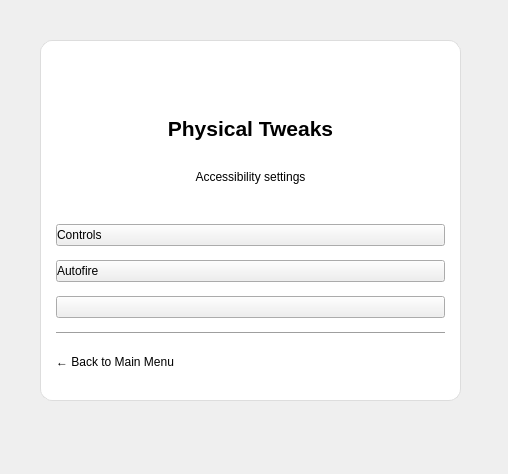
<?xml version="1.0" encoding="UTF-8"?>
<ui version="4.0">
 <class>PhysMenu</class>
 <widget class="QWidget" name="PhysMenu">
  <property name="geometry">
   <rect>
    <x>0</x>
    <y>0</y>
    <width>508</width>
    <height>474</height>
   </rect>
  </property>
  <property name="windowTitle">
   <string>Form</string>
  </property>
  <widget class="QWidget" name="verticalLayoutWidget">
   <property name="geometry">
    <rect>
     <x>40</x>
     <y>40</y>
     <width>421</width>
     <height>361</height>
    </rect>
   </property>
   <layout class="QVBoxLayout" name="verticalLayout">
    <item>
     <widget class="QFrame" name="frameCard">
      <property name="styleSheet">
       <string notr="true">#frameCard {
  background: white;
  border: 1px solid #ddd;
  border-radius: 12px;
}
</string>
      </property>
      <property name="frameShape">
       <enum>QFrame::StyledPanel</enum>
      </property>
      <property name="frameShadow">
       <enum>QFrame::Raised</enum>
      </property>
      <widget class="QWidget" name="verticalLayoutWidget_2">
       <property name="geometry">
        <rect>
         <x>0</x>
         <y>0</y>
         <width>421</width>
         <height>361</height>
        </rect>
       </property>
       <layout class="QVBoxLayout" name="verticalLayout_2">
        <property name="spacing">
         <number>8</number>
        </property>
        <property name="leftMargin">
         <number>16</number>
        </property>
        <property name="topMargin">
         <number>16</number>
        </property>
        <property name="rightMargin">
         <number>16</number>
        </property>
        <property name="bottomMargin">
         <number>16</number>
        </property>
        <item alignment="Qt::AlignHCenter">
         <widget class="QLabel" name="iconLabel">
          <property name="minimumSize">
           <size>
            <width>40</width>
            <height>40</height>
           </size>
          </property>
          <property name="maximumSize">
           <size>
            <width>40</width>
            <height>40</height>
           </size>
          </property>
          <property name="styleSheet">
           <string notr="true"/>
          </property>
          <property name="text">
           <string/>
          </property>
          <property name="pixmap">
           <pixmap>:Images/physicaldisability.png</pixmap>
          </property>
          <property name="scaledContents">
           <bool>true</bool>
          </property>
          <property name="alignment">
           <set>Qt::AlignCenter</set>
          </property>
         </widget>
        </item>
        <item>
         <widget class="QLabel" name="titleLabel">
          <property name="maximumSize">
           <size>
            <width>600</width>
            <height>40</height>
           </size>
          </property>
          <property name="font">
           <font>
            <pointsize>16</pointsize>
            <bold>true</bold>
           </font>
          </property>
          <property name="text">
           <string>Physical Tweaks</string>
          </property>
          <property name="alignment">
           <set>Qt::AlignHCenter|Qt::AlignTop</set>
          </property>
         </widget>
        </item>
        <item>
         <widget class="QLabel" name="subtitleLabel">
          <property name="maximumSize">
           <size>
            <width>16777215</width>
            <height>40</height>
           </size>
          </property>
          <property name="text">
           <string>Accessibility settings</string>
          </property>
          <property name="alignment">
           <set>Qt::AlignHCenter|Qt::AlignTop</set>
          </property>
         </widget>
        </item>
        <item>
         <widget class="QPushButton" name="controlsPB">
          <property name="minimumSize">
           <size>
            <width>389</width>
            <height>20</height>
           </size>
          </property>
          <property name="maximumSize">
           <size>
            <width>389</width>
            <height>16777215</height>
           </size>
          </property>
          <property name="styleSheet">
           <string notr="true">QPushButton{
text-align: left;
}
</string>
          </property>
          <property name="text">
           <string>Controls</string>
          </property>
          <property name="flat">
           <bool>false</bool>
          </property>
         </widget>
        </item>
        <item>
         <widget class="QPushButton" name="autofirePB">
          <property name="styleSheet">
           <string notr="true">QPushButton{
text-align: left;
}

</string>
          </property>
          <property name="text">
           <string>Autofire</string>
          </property>
         </widget>
        </item>
        <item>
         <widget class="QPushButton" name="mainMenuPB">
          <property name="styleSheet">
           <string notr="true">QPushButton{
text-align: left;
}

</string>
          </property>
          <property name="text">
           <string/>
          </property>
         </widget>
        </item>
        <item>
         <widget class="QFrame" name="frame">
          <property name="frameShape">
           <enum>QFrame::HLine</enum>
          </property>
          <property name="frameShadow">
           <enum>QFrame::Sunken</enum>
          </property>
         </widget>
        </item>
        <item alignment="Qt::AlignLeft">
         <widget class="QPushButton" name="btnBack">
          <property name="enabled">
           <bool>true</bool>
          </property>
          <property name="styleSheet">
           <string notr="true">#btnBack {
  border: none;
  background: transparent;
  text-align: left;
  padding: 6px 0px;
}
#btnBack:hover {
  text-decoration: underline;
}
</string>
          </property>
          <property name="text">
           <string>← Back to Main Menu</string>
          </property>
          <property name="autoDefault">
           <bool>false</bool>
          </property>
          <property name="flat">
           <bool>true</bool>
          </property>
         </widget>
        </item>
       </layout>
      </widget>
     </widget>
    </item>
   </layout>
  </widget>
 </widget>
 <resources>
  <include location="../resources.qrc"/>
 </resources>
 <connections/>
</ui>
